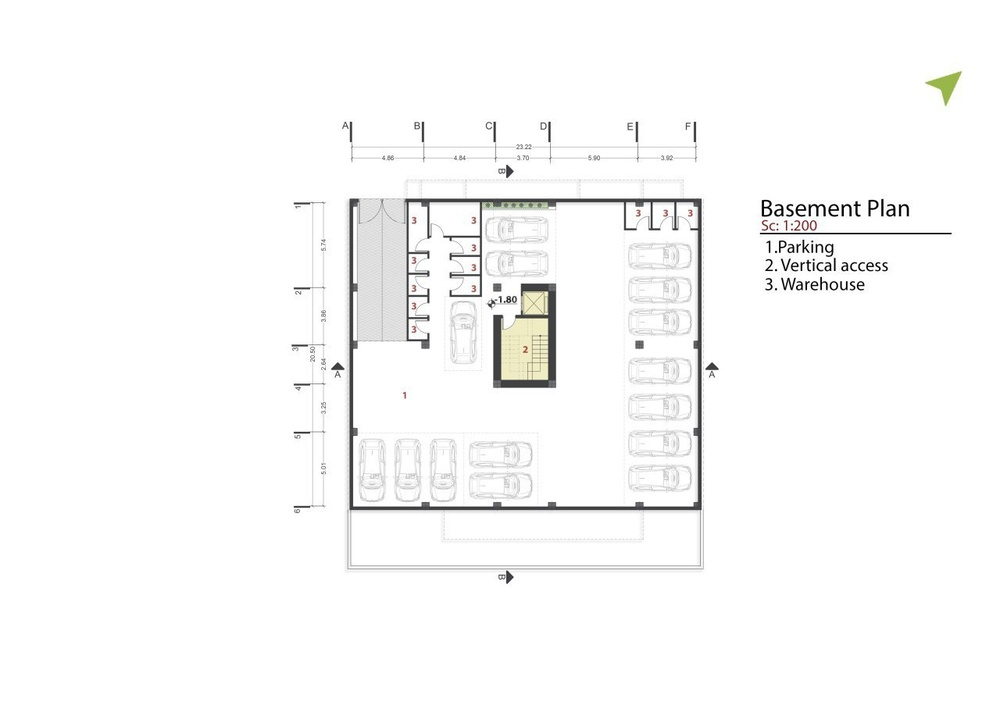
#> input picture Floorplans/Images/Nice/1.jpg, 1000 x 706 px, shrunk from 1280 x 904 before the run; its folder holds only this picture in this run
$ python remove_red.py
#> lines starting #> are read from the running program, lines starting #| are printed output that depends on the picture; after the words box and inside, x2 and y2 are one past the last pixel; in counts of white or black regions, pixels touching at a corner belong together
import os
import numpy as np
import cv2

pathIn = "./Floorplans/Images/Nice/"
pathOut = "./FloorplanToBlender3d/Images/Floor/"


# read files from folder
files = os.listdir(pathIn)
for file in files:
    inputImage = cv2.imread(pathIn + file)
#> inputImage is the input picture: shape (706, 1000, 3); mean B, G, R 249.3, 249.6, 249.6

    hsv = cv2.cvtColor(inputImage, cv2.COLOR_BGR2HSV)
#> hsv: shape (706, 1000, 3); mean H, S, V 2.4, 0.5, 249.7

    mask1 = cv2.inRange(hsv, (0, 50, 50), (10, 255, 255))
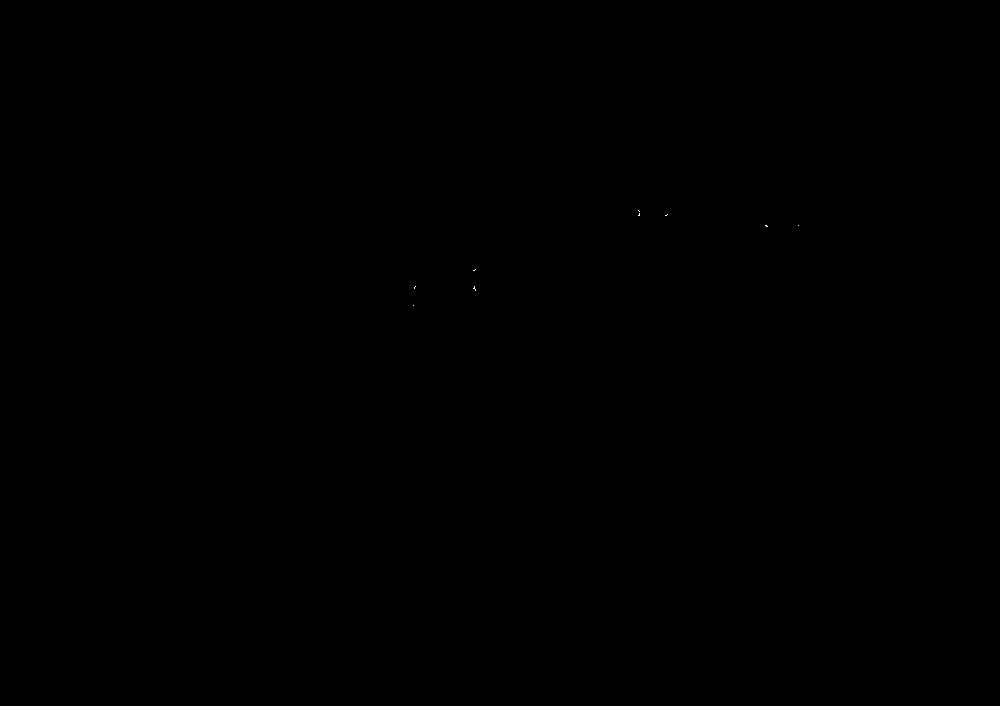
#> mask1: shape (706, 1000); 0% white in thin lines or dots, all inside (x1, y1, x2, y2) = (413, 210, 799, 306)
    mask2 = cv2.inRange(hsv, (80, 50, 50), (200, 255, 255))
#> mask2: shape (706, 1000); 0.03% white in thin lines or dots, all inside (x1, y1, x2, y2) = (404, 210, 817, 397)
    mask = mask1 + mask2

    # Build mask of non black pixels.
    nzmask = cv2.inRange(hsv, (0, 0, 5), (255, 255, 255))
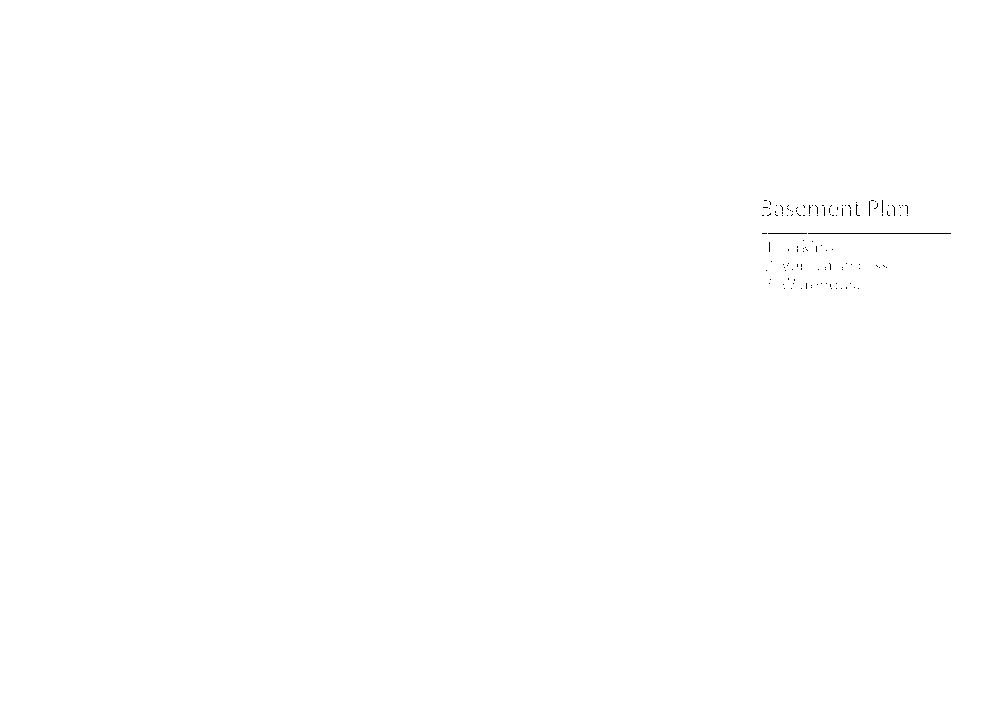
#> nzmask: shape (706, 1000); 99.9% white; black in thin lines or dots, all inside (x1, y1, x2, y2) = (762, 200, 951, 289)

    # Erode the mask - all pixels around a black pixels should not be masked.
    nzmask = cv2.erode(nzmask, np.ones((10,10)))
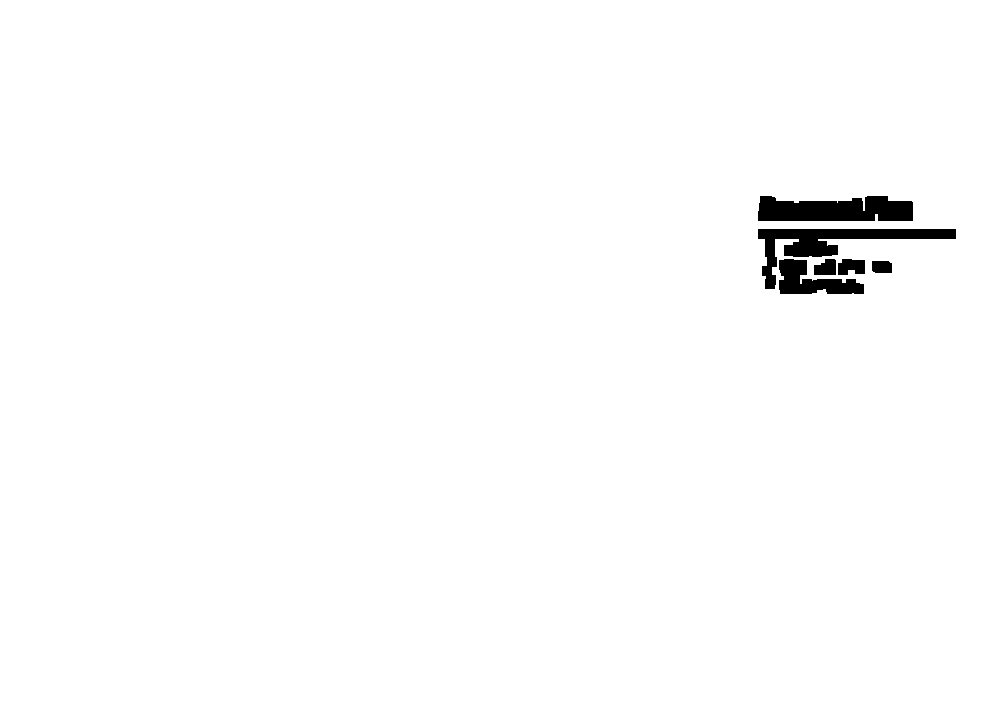
#> nzmask: shape (706, 1000); 98.7% white; 6 black regions, box (x1, y1, x2, y2) and area: (758, 229, 956, 289) 3276, (758, 196, 913, 221) 3252, (779, 259, 864, 294) 1640, (838, 259, 865, 275) 358, (814, 259, 836, 275) 293, (872, 261, 892, 273) 231

    mask = mask & nzmask

    new_img = inputImage.copy()
    new_img[np.where(mask)] = 255
#> new_img: shape (706, 1000, 3); 0.03% of pixels changed, all inside (x1, y1, x2, y2) = (404, 210, 817, 397)
    cv2.imwrite(pathOut + file, new_img)

    cv2.waitKey(0)
    cv2.destroyAllWindows()

$ run again, on Floorplans/Images/Nice/5.jpg
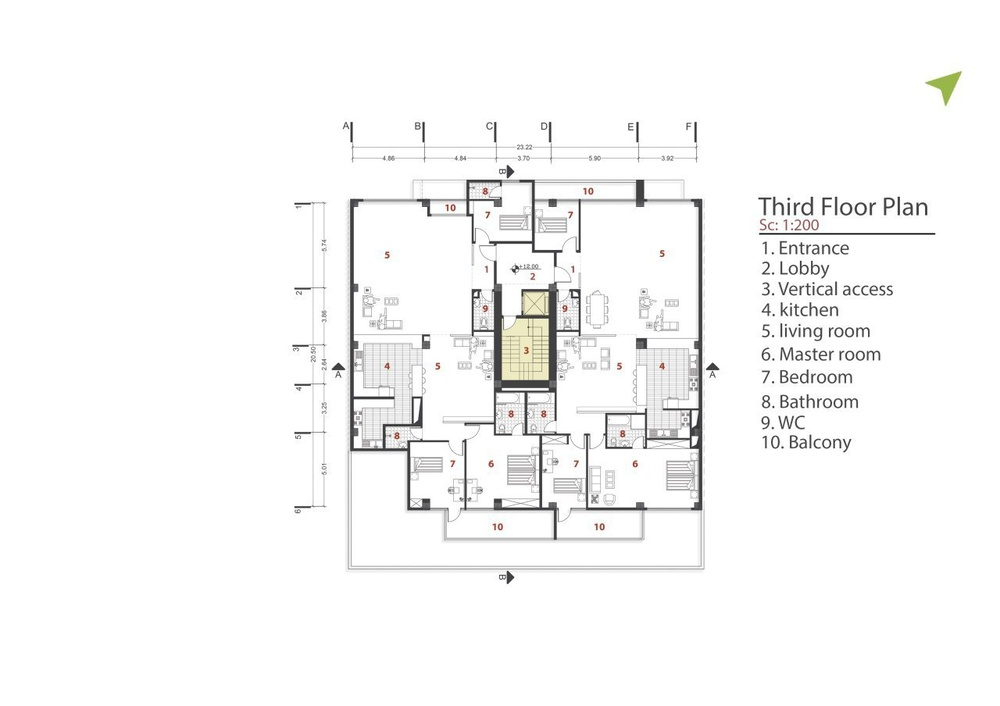
#> input picture Floorplans/Images/Nice/5.jpg, 1000 x 706 px, shrunk from 1280 x 904 before the run
#> inputImage is the input picture: shape (706, 1000, 3); mean B, G, R 247.8, 248.1, 248.1
#> hsv: shape (706, 1000, 3); mean H, S, V 3.6, 0.6, 248.2
#> mask1: shape (706, 1000); 0.07% white in thin lines or dots, all inside (x1, y1, x2, y2) = (385, 188, 665, 530)
#> mask2: shape (706, 1000); 0.01% white in thin lines or dots, all inside (x1, y1, x2, y2) = (436, 188, 810, 530)
#> mask: shape (706, 1000); 0.07% white in thin lines or dots, all inside (x1, y1, x2, y2) = (385, 188, 810, 530)
#> nzmask: shape (706, 1000); every value is 255
#> `new_img[np.where(mask)] = 255`:
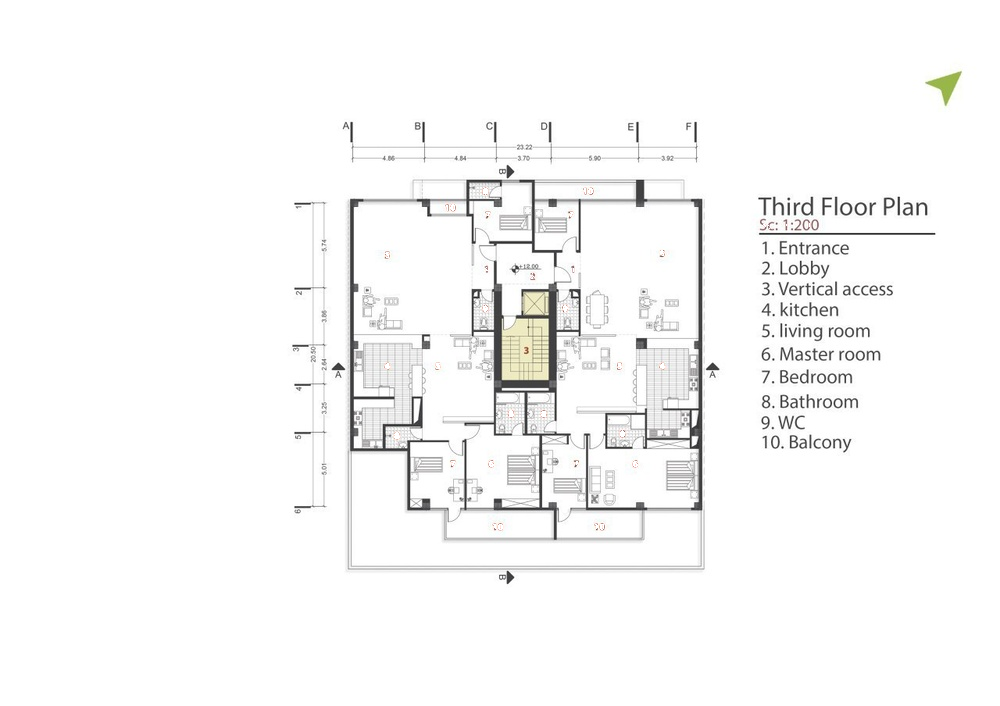
#> new_img: shape (706, 1000, 3); 0.07% of pixels changed, all inside (x1, y1, x2, y2) = (385, 188, 810, 530)
